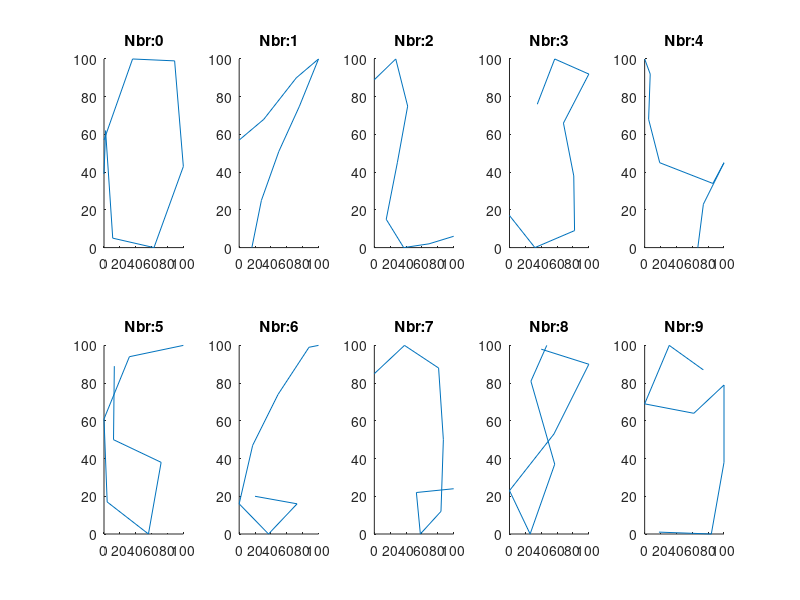

The MATLAB source for this figure:
M=dlmread('pendigits-training.txt');

NBR_POS = 17;

FIGURE_W = 5;
FIGURE_H = 2;

lookup=[0, false,1;1, false, 2;2, false,3;3, false,4;
    4, false,5;5, false,6;6, false,7;7, false,8;
    8, false,9;9, false,10];

count=0;

B=[1 5,2 2,4 1,5 6,2 5,1 0,2 1,4 2,0 1];

figure;

for i=1:size(M,1),
    currentNbr = M(i,NBR_POS);
    pos = currentNbr  + 1;

    if(lookup(pos,2)~=true)

        figurePos = lookup(pos,3);

        subplot(FIGURE_H,FIGURE_W,figurePos);

        title(strcat('Nbr: ', int2str(currentNbr)));

        x=[];
        y=[];
        for j=1:2:16,
           x = [x, M(i,j)];
           y = [y, M(i,j+1)];
        end

        line(x,y);

        axis([0,100,0,100]);

        lookup(pos,2)=true;
        count = count + 1;
        if count > 9
            break;
        end
    end
end